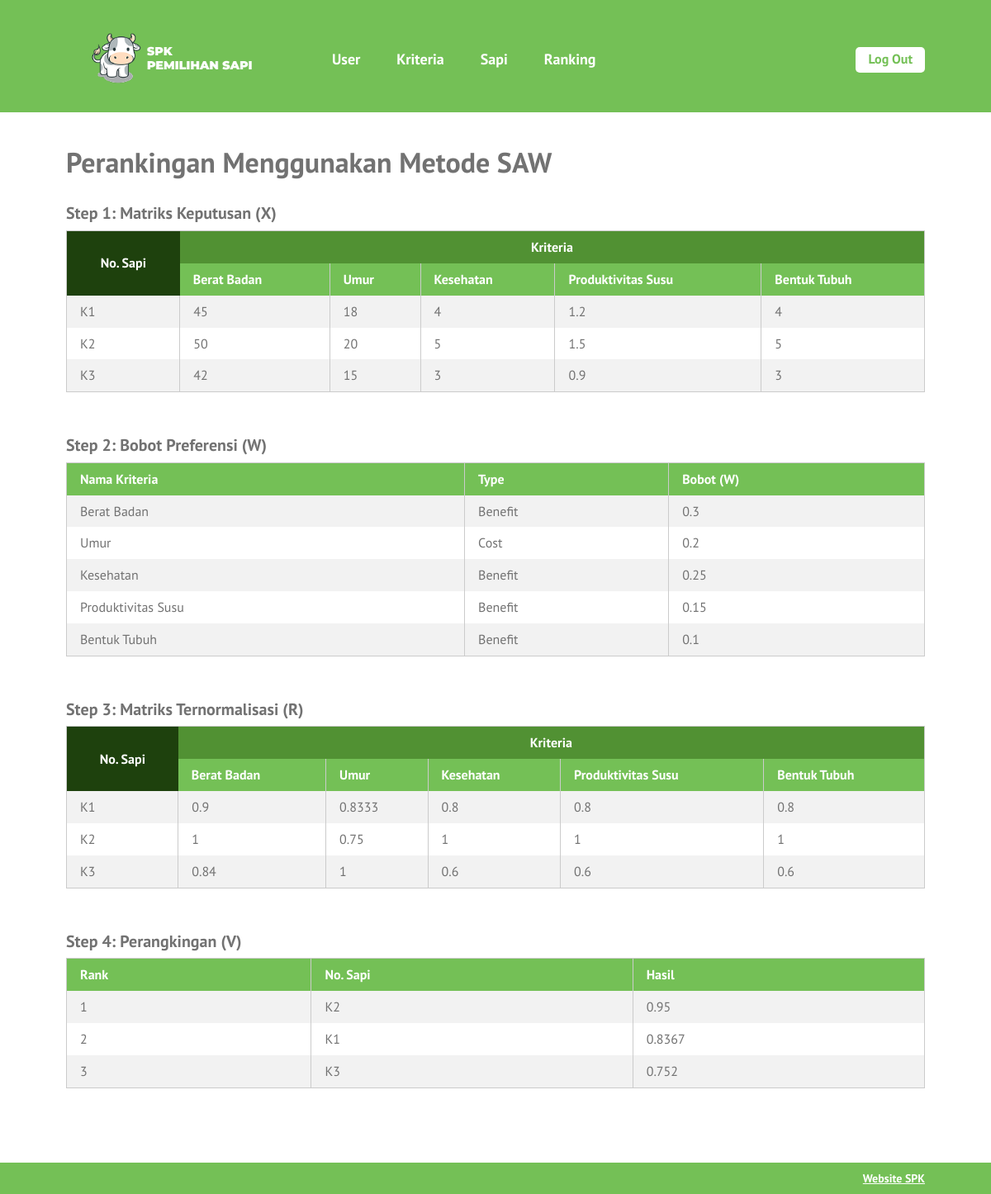
Screenshot of /ranking-saw.php (signed in) with the database file from the repository.
### tables this page shows
CREATE TABLE `kriteria` (
  `id_kriteria` int(10) NOT NULL,
  `nama` varchar(30) NOT NULL,
  `type` enum('benefit','cost') NOT NULL,
  `bobot` float NOT NULL,
  `ada_pilihan` tinyint(1) DEFAULT NULL,
  `urutan_order` int(2) NOT NULL
);

CREATE TABLE `sapi` (
  `id_sapi` int(10) NOT NULL,
  `no_kalung` varchar(6) NOT NULL,
  `ciri_khas` text NOT NULL,
  `tanggal_input` date NOT NULL
);

### ranking-saw.php (the view, shortened to what this page needs)
<?php
require_once('includes/init.php');
$judul_page = 'Perankingan Menggunakan Metode SAW';
require_once('template-parts/header.php');
$digit = 4;
$query = $pdo->prepare('SELECT id_kriteria, nama, type, bobot
	FROM kriteria ORDER BY urutan_order ASC');
$query->execute();
$query->setFetchMode(PDO::FETCH_ASSOC);
$kriterias = $query->fetchAll();
$query2 = $pdo->prepare('SELECT id_sapi, no_kalung FROM sapi');
$query2->execute();
$query2->setFetchMode(PDO::FETCH_ASSOC);
$sapis = $query2->fetchAll();
$matriks_x = array();
$list_kriteria = array();
foreach($kriterias as $kriteria):
	$list_kriteria[$kriteria['id_kriteria']] = $kriteria;
	foreach($sapis as $sapi):
		$id_sapi = $sapi['id_sapi'];
		$id_kriteria = $kriteria['id_kriteria'];
		$query3 = $pdo->prepare('SELECT nilai FROM nilai_sapi
			WHERE id_sapi = :id_sapi AND id_kriteria = :id_kriteria');
		$query3->execute(array(
			'id_sapi' => $id_sapi,
			'id_kriteria' => $id_kriteria,
		));
		$query3->setFetchMode(PDO::FETCH_ASSOC);
		if($nilai_sapi = $query3->fetch()) {
			$matriks_x[$id_kriteria][$id_sapi] = $nilai_sapi['nilai'];
		} else {
			$matriks_x[$id_kriteria][$id_sapi] = 0;
		}
	endforeach;
endforeach;
$matriks_r = array();
foreach($matriks_x as $id_kriteria => $nilai_sapis):
	$tipe = $list_kriteria[$id_kriteria]['type'];
	foreach($nilai_sapis as $id_alternatif => $nilai) {
		if($tipe == 'benefit') {
			$nilai_normal = $nilai / max($nilai_sapis);
		} elseif($tipe == 'cost') {
			$nilai_normal = min($nilai_sapis) / $nilai;
		}
		$matriks_r[$id_kriteria][$id_alternatif] = $nilai_normal;
	}
endforeach;
$ranks = array();
foreach($sapis as $sapi):
	$total_nilai = 0;
	foreach($list_kriteria as $kriteria) {
		$bobot = $kriteria['bobot'];
		$id_sapi = $sapi['id_sapi'];
		$id_kriteria = $kriteria['id_kriteria'];
		$nilai_r = $matriks_r[$id_kriteria][$id_sapi];
		$total_nilai = $total_nilai + ($bobot * $nilai_r);
	}
	$ranks[$sapi['id_sapi']]['id_sapi'] = $sapi['id_sapi'];
	$ranks[$sapi['id_sapi']]['no_kalung'] = $sapi['no_kalung'];
	$ranks[$sapi['id_sapi']]['nilai'] = $total_nilai;
endforeach;
?>
<div class="main-content-row">
<div class="container clearfix">
	<div class="main-content main-content-full the-content">
		<h1><?php echo $judul_page; ?></h1>
		<h3>Step 1: Matriks Keputusan (X)</h3>
		<table class="pure-table pure-table-striped">
			<thead>
				<tr class="super-top">
					<th rowspan="2" class="super-top-left">No. Sapi</th>
					<th colspan="<?php echo count($kriterias); ?>">Kriteria</th>
				</tr>
				<tr>
					<?php foreach($kriterias as $kriteria ): ?>
						<th><?php echo $kriteria['nama']; ?></th>
					<?php endforeach; ?>
				</tr>
			</thead>
			<tbody>
				<?php foreach($sapis as $sapi): ?>
					<tr>
						<td><?php echo $sapi['no_kalung']; ?></td>
						<?php
						foreach($kriterias as $kriteria):
							$id_sapi = $sapi['id_sapi'];
							$id_kriteria = $kriteria['id_kriteria'];
							echo '<td>';
							echo $matriks_x[$id_kriteria][$id_sapi];
							echo '</td>';
						endforeach;
						?>
					</tr>
				<?php endforeach; ?>
			</tbody>
		</table>
		<h3>Step 2: Bobot Preferensi (W)</h3>
		<table class="pure-table pure-table-striped">
			<thead>
				<tr>
					<th>Nama Kriteria</th>
					<th>Type</th>
					<th>Bobot (W)</th>
				</tr>
			</thead>
			<tbody>
				<?php foreach($kriterias as $hasil): ?>
					<tr>
						<td><?php echo $hasil['nama']; ?></td>
						<td>
						<?php
						if($hasil['type'] == 'benefit') {
							echo 'Benefit';
						} elseif($hasil['type'] == 'cost') {
							echo 'Cost';
						}
						?>
						</td>
						<td><?php echo $hasil['bobot']; ?></td>
					</tr>
				<?php endforeach; ?>
			</tbody>
		</table>
		<h3>Step 3: Matriks Ternormalisasi (R)</h3>
		<table class="pure-table pure-table-striped">
			<thead>
				<tr class="super-top">
					<th rowspan="2" class="super-top-left">No. Sapi</th>
					<th colspan="<?php echo count($kriterias); ?>">Kriteria</th>
				</tr>
				<tr>
					<?php foreach($kriterias as $kriteria ): ?>
						<th><?php echo $kriteria['nama']; ?></th>
					<?php endforeach; ?>
				</tr>
			</thead>
			<tbody>
				<?php foreach($sapis as $sapi): ?>
					<tr>
						<td><?php echo $sapi['no_kalung']; ?></td>
						<?php
						foreach($kriterias as $kriteria):
							$id_sapi = $sapi['id_sapi'];
							$id_kriteria = $kriteria['id_kriteria'];
							echo '<td>';
							echo round($matriks_r[$id_kriteria][$id_sapi], $digit);
							echo '</td>';
						endforeach;
						?>
					</tr>
				<?php endforeach; ?>
			</tbody>
		</table>
		<?php
		$sorted_ranks = $ranks;
		if(function_exists('array_multisort')):
			$no_kalung = array();
			$nilai = array();
			foreach ($sorted_ranks as $key => $row) {
				$no_kalung[$key]  = $row['no_kalung'];
				$nilai[$key] = $row['nilai'];
			}
			array_multisort($nilai, SORT_DESC, $no_kalung, SORT_ASC, $sorted_ranks);
		endif;
		?>
		<h3>Step 4: Perangkingan (V)</h3>
        <table class="pure-table pure-table-striped">
			<thead>
				<tr>
					<th>Rank</th>
					<th>No. Sapi</th>
					<th>Hasil</th>
				</tr>
			</thead>
		<tbody>
			<?php
			$rank_number = 1;
			foreach($sorted_ranks as $sapi): ?>
					<tr>
						<td><?php echo $rank_number++; ?></td>
						<td><?php echo $sapi['no_kalung']; ?></td>
						<td><?php echo round($sapi['nilai'], $digit); ?></td>
					</tr>
				<?php endforeach; ?>
			</tbody>
		</table>
	</div>
</div>
</div>
<?php
require_once('template-parts/footer.php');

### stylesheets/style.css (style rules this page uses)
html,body,div,span,applet,object,iframe,h1,h2,h3,h4,h5,h6,p,blockquote,pre,a,abbr,acronym,address,big,cite,code,del,dfn,em,img,ins,kbd,q,s,samp,small,strike,strong,sub,sup,tt,var,b,u,i,center,dl,dt,dd,ol,ul,li,fieldset,form,label,legend,table,caption,tbody,tfoot,thead,tr,th,td,article,aside,canvas,details,embed,figure,figcaption,footer,header,hgroup,menu,nav,output,ruby,section,summary,time,mark,audio,video { margin:0;padding:0;border:0;font-size:100%;vertical-align:baseline }
body { line-height:1 }
table { border-collapse:collapse;border-spacing:0 }
*,*:before,*:after { -moz-box-sizing:border-box;-webkit-box-sizing:border-box;box-sizing:border-box }
.clearfix:before,.clearfix:after { content:" ";display:table }
.clear,.clearfix:after { clear:both }
.container { max-width:1100px;margin:0 auto;position:relative;padding:0 30px }
body { background:#74c056;font-family:"PT Sans",sans-serif;color:#727272;font-size:14px;line-height:1.3;font-weight:500 }
h1,h2,h3,h4,h5,h6 { font-weight:300 }
.pure-table { border-collapse:collapse;border-spacing:0;empty-cells:show;border:1px solid #cbcbcb;width:100% }
.pure-table td,.pure-table th { border-left:1px solid #cbcbcb;border-width:0 0 0 1px;font-size:inherit;margin:0;overflow:visible;padding:0.5em 1em }
.pure-table tr.super-top th { background:#519133;color:#fff;text-align:center;vertical-align:middle;border:0 }
.pure-table tr.super-top th.super-top-left { background:#1e410d }
.pure-table th.super-top-left { background:#1e410d }
.pure-table td:first-child,.pure-table th:first-child { border-left-width:0 }
.pure-table thead { background-color:#74c056;color:#fff;text-align:left;vertical-align:bottom }
.pure-table thead th { color:#fff }
.pure-table td { background-color:transparent }
.pure-table-striped tr:nth-child(2n-1) td { background-color:#f2f2f2 }
.the-content { font-size:16px;line-height:1.42857 }
.the-content h1,.the-content h2,.the-content h3,.the-content h4,.the-content h5,.the-content h6 { font-weight:700 }
.the-content h1 { font-size:34px;margin:0.8em 0 0.8em;padding:0;line-height:1.2 }
.the-content h3 { font-size:20px;margin:0.8em 0 0.3em }
.the-content blockquote,.the-content table,.the-content p,.the-content ul,.the-content ol,.the-content dd,.the-content pre,.the-content iframe,.the-content .flxmap-container,.the-content hr { margin-bottom:1em }
.the-content table { margin-bottom:50px }
.the-content>h1:first-child,.the-content>h3:first-child,.the-content>h2:first-child { margin-top:0 }
.main-content { float:right;width:77%;padding:40px 0 }
.main-content-full { float:none;width:auto }

### rows the page displays
kriteria: nama "Berat Badan", id_kriteria.id_sapi "45", id_kriteria.id_sapi "50", id_kriteria.id_sapi "42", type "Benefit", bobot "0.3", id_kriteria.id_sapi "0.9", id_kriteria.id_sapi "1", id_kriteria.id_sapi "0.84"
kriteria: nama "Umur", id_kriteria.id_sapi "18", id_kriteria.id_sapi "20", id_kriteria.id_sapi "15", type "Cost", bobot "0.2", id_kriteria.id_sapi "0.8333", id_kriteria.id_sapi "0.75", id_kriteria.id_sapi "1"
kriteria: nama "Kesehatan", id_kriteria.id_sapi "4", id_kriteria.id_sapi "5", id_kriteria.id_sapi "3", type "Benefit", bobot "0.25", id_kriteria.id_sapi "0.8", id_kriteria.id_sapi "1", id_kriteria.id_sapi "0.6"
kriteria: nama "Produktivitas Susu", id_kriteria.id_sapi "1.2", id_kriteria.id_sapi "1.5", id_kriteria.id_sapi "0.9", type "Benefit", bobot "0.15", id_kriteria.id_sapi "0.8", id_kriteria.id_sapi "1", id_kriteria.id_sapi "0.6"
kriteria: nama "Bentuk Tubuh", id_kriteria.id_sapi "4", id_kriteria.id_sapi "5", id_kriteria.id_sapi "3", type "Benefit", bobot "0.1", id_kriteria.id_sapi "0.8", id_kriteria.id_sapi "1", id_kriteria.id_sapi "0.6"
sapi: no_kalung "K1"
sapi: no_kalung "K2"
sapi: no_kalung "K3"

### other values shown
$judul_page "Perankingan Menggunakan Metode SAW"
$sapi['no_kalung'] "K2"
$sapi['nilai'] "0.95"
$sapi['no_kalung'] "K1"
$sapi['nilai'] "0.8367"
$sapi['no_kalung'] "K3"
$sapi['nilai'] "0.752"
